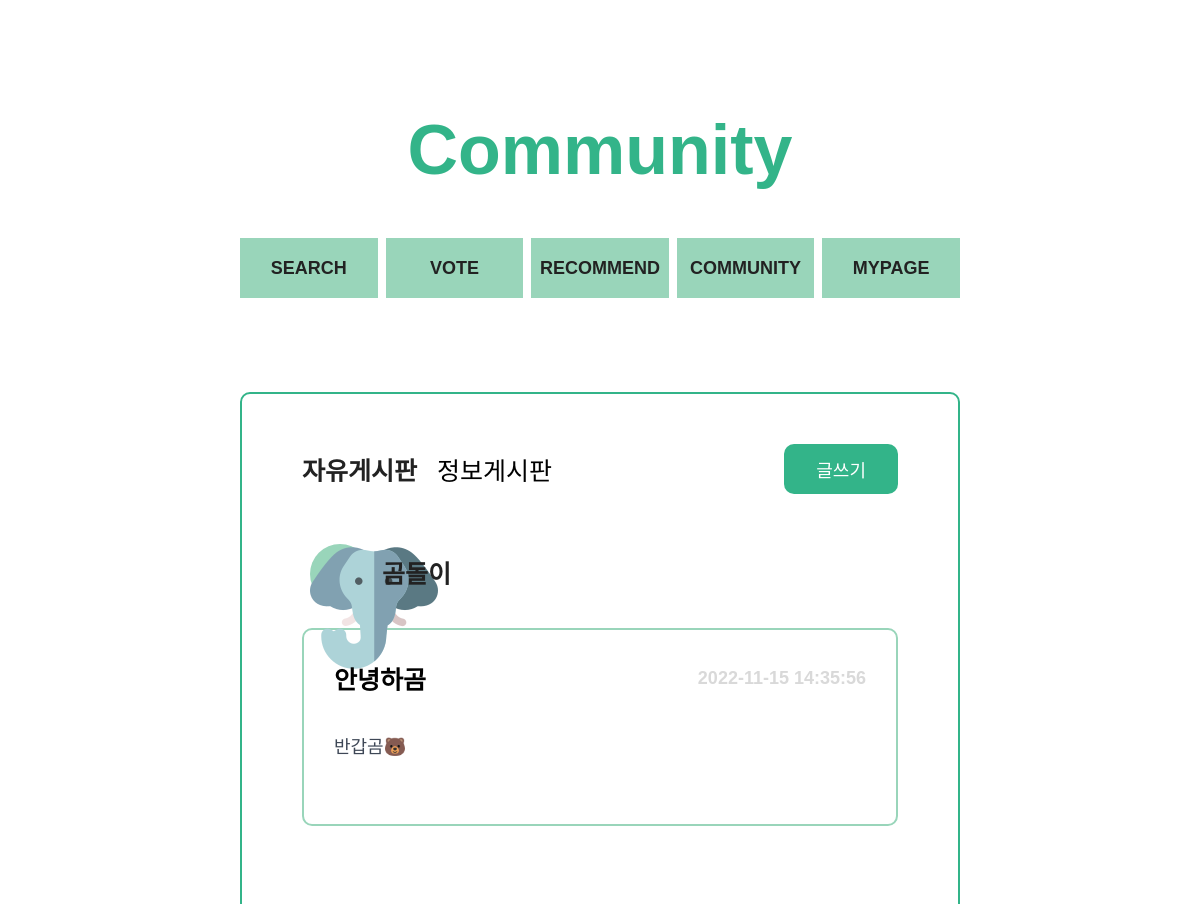
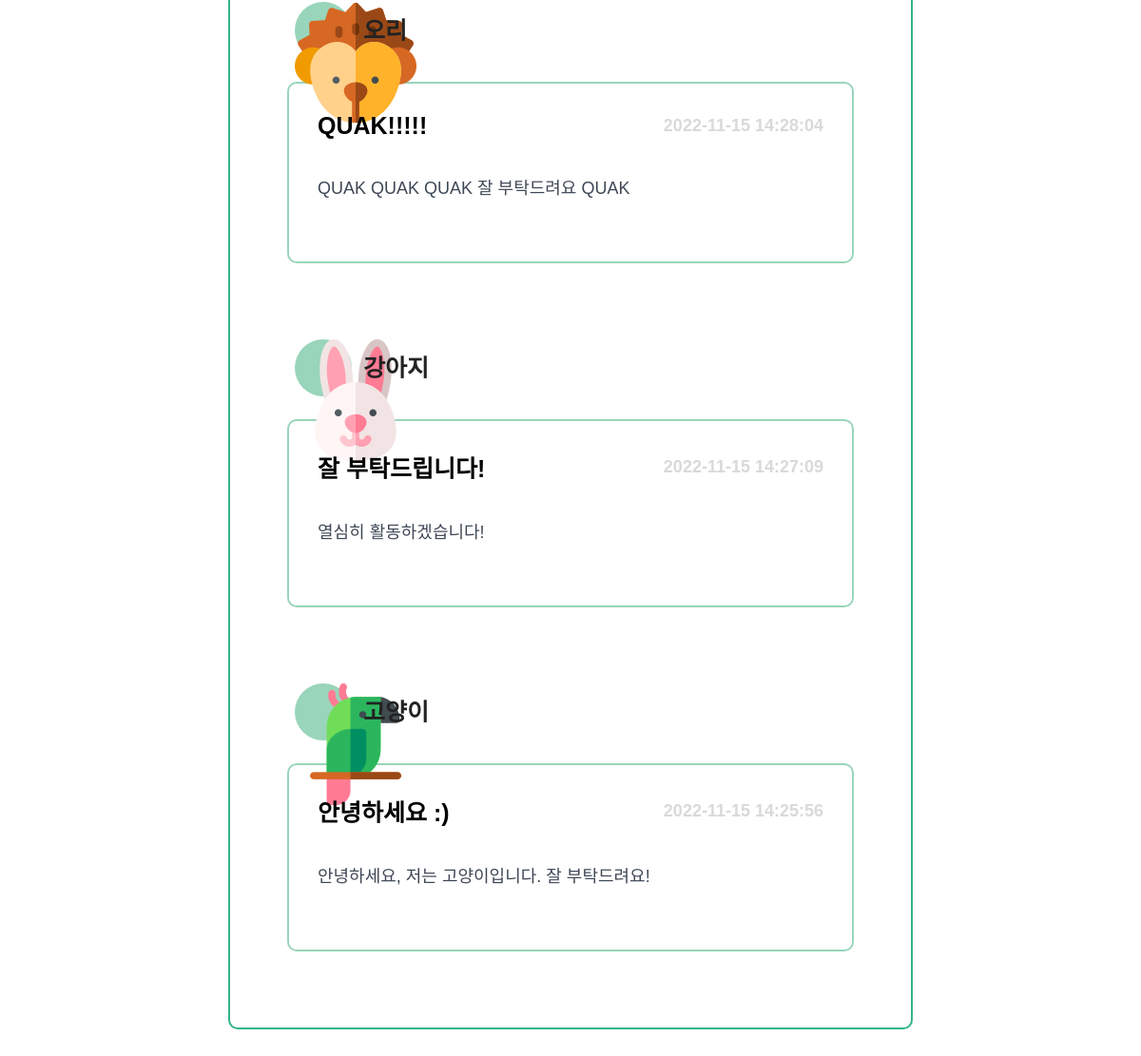
/pages/community/index.php, run on an earlier commit of the app's database (2 pictures, top to bottom).
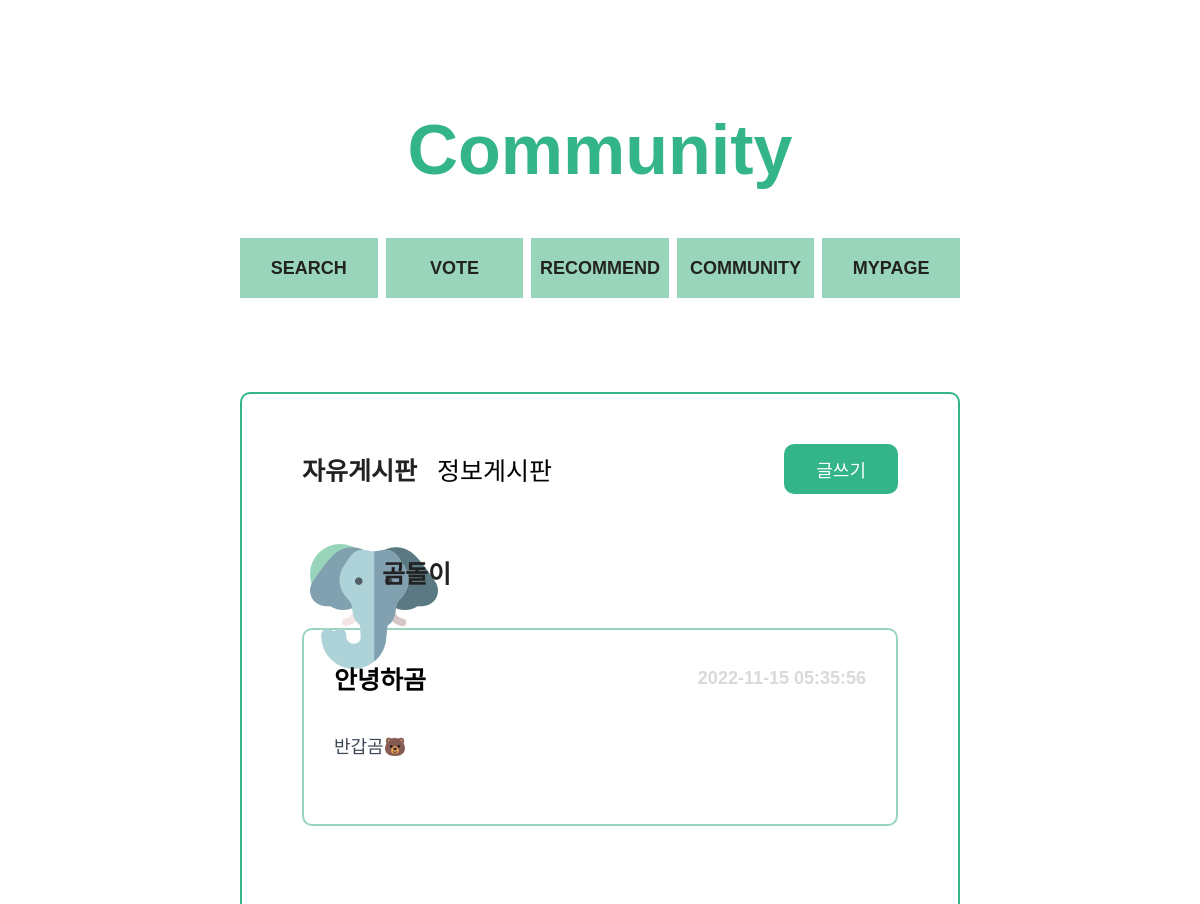
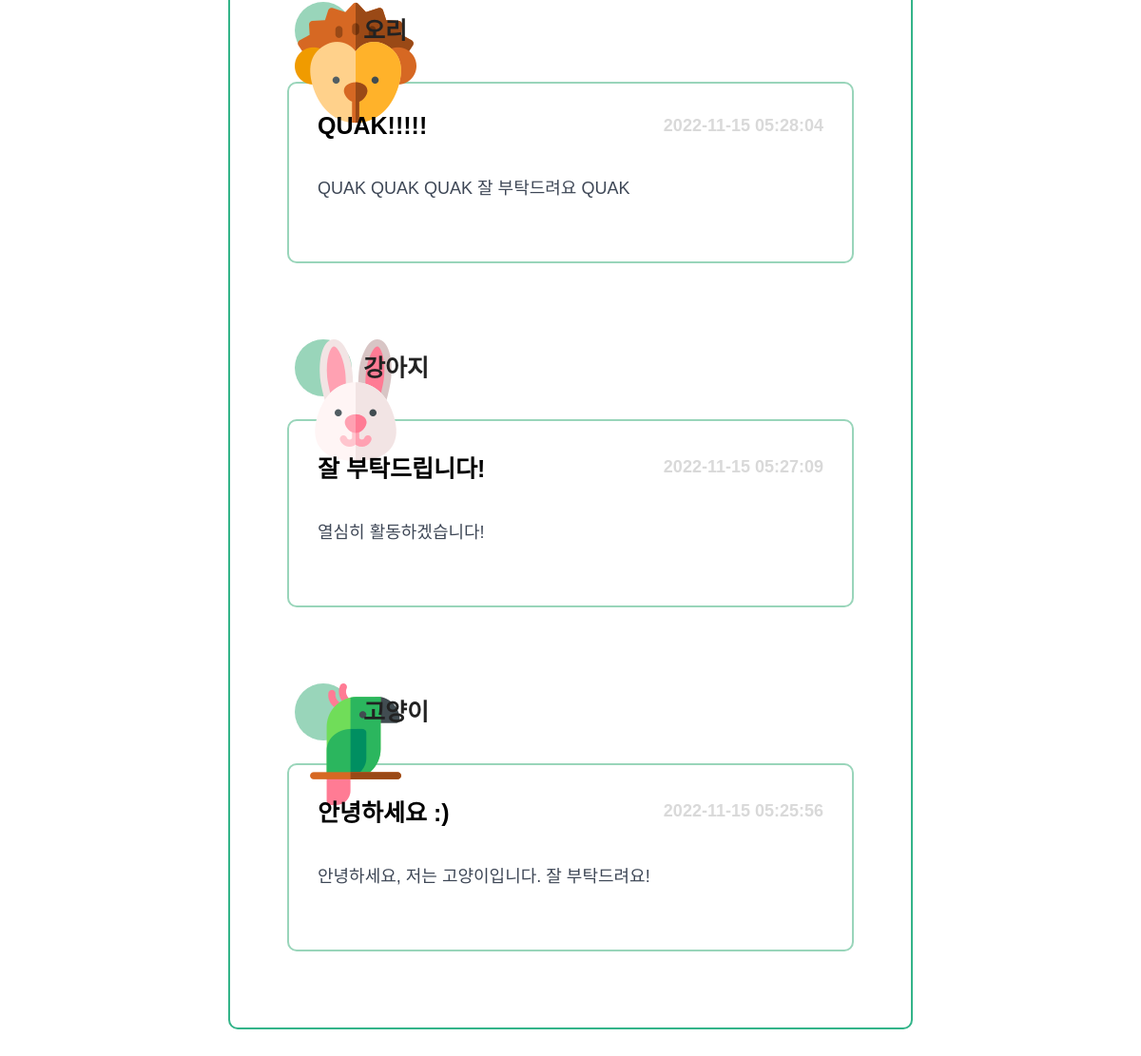
And on a later commit of the database (2 pictures, top to bottom).
### tables this page shows
create table board (
	boardid int not null auto_increment primary key,
	userid varchar(20) not null,
	title varchar(50) not null,
	content varchar(500) not null,
	timestamps timestamp not null DEFAULT CURRENT_TIMESTAMP,
	type varchar(10) not null,
	foreign key (userid) references users (userid)
);

create table users (
	userid varchar(20) not null primary key,
	password varchar(40) not null,
	name varchar(15) not null,
	profile varchar(500) not null
);

### pages/community/index.php (the view, shortened to what this page needs)
<?php
$conn = mysqli_connect("localhost", "team15", "team15", "team15");
$res = array();
$userId = $_SESSION['userId'];
if (mysqli_connect_errno()) {
    echo "<script>alert('Connection fail');</script>";
    exit();
} else {
    $sql = "select f.boardid, f.title, f.content, f.timestamps, u.userid, u.name, u.profile
            from board as f
            inner join users as u on f.userid = u.userid
            where type = 'free'
            order by f.boardid desc";
    if($stmt = mysqli_prepare($conn, $sql)) {
        if(mysqli_stmt_execute($stmt)) {
            mysqli_stmt_bind_result($stmt, $boardid, $title, $content, $time, $writerId, $writer, $writer_profile);
            while(mysqli_stmt_fetch($stmt)) {
                array_push($res, [
                    "boardid" => $boardid,
                    "title" => $title,
                    "content" => $content,
                    "time" => $time,
                    "writerId" => $writerId,
                    "writer" => $writer,
                    "profile" => $writer_profile
                ]);
            }
        } else {
            echo "<script>alert('fail execute the query');</script>";
            exit();
        }
    } else {
        echo "<script>alert('Fail prepare the statement');</script>";
        exit();
    }
}
?>
<!DOCTYPE html>
<html lang="en">
<head>
    <link rel="stylesheet" href="../../index.css">
    <link rel="stylesheet" href="./communityStyle.css">
</head>
<body>
    <div id="contents">
        <header class="title">
            <h1>Community</h1>
        </header>
        <section class="menu">
            <a href="../search/search.php"><h4 class="eachMenu">SEARCH</h4></a>
            <a href="../vote/index.html"><h4 class="eachMenu">VOTE</h4></a>
            <a href="../recommend/index.html"><h4 class="eachMenu">RECOMMEND</h4></a>
            <a href="../community/index.php"><h4 class="eachMenu">COMMUNITY</h4></a>
            <a href="../mypage/index.php"><h4 class="eachMenu">MYPAGE</h4></a>
        </section>
        <section class="board">
            <div class="topMenu">
                <div class="category">
                    <h3 class="free" onclick="location.href='index.php'"><span id="span">자유게시판</span></h3>
                    <h3 class="info" onclick="location.href='community_info.php'">정보게시판</h3>
                </div>
                <?php
                $url = "./community_newPost.php?type=free";
                ?>
                    <button class="button" onclick="location.href='<?=$url?>'">글쓰기</button>
            </div>
            <?php
            for ($i=0; $i < count($res); $i++) {
                if($res[$i]['writerId'] == $userId) {
                    $url = "community_myPost.php?boardid=".$res[$i]['boardid'];
                } else {
                    $url = "community_each.php?boardid=".$res[$i]['boardid'];
                }
            ?>
            <div class="post" onclick="location.href='<?=$url?>'">
                <div class="eachProfile">
                    <div class="profileImg">
                        <img src=<?=$res[$i]['profile']?>>
                    </div>
                    <p class="nickName"><?=$res[$i]['writer']?></p>
                </div>
                <div class="eachPost">
                    <div class="eachPostTop">
                        <h3 class="eachPostTitle"><?=$res[$i]['title']?></h3>
                        <div class="timeStamp"><?=$res[$i]['time']?></div>
                    </div>
                    <h4 class="postContents">
                        <?=$res[$i]['content']?>
                    </h4>
                </div>
            </div>
            <?php
            }
            ?>
        </section>
    </div>
</body>
</html>

### index.css (style rules this page uses)
:root { --color-white: #ffffff; --color-gray-600: #222222; --color-gray-500: #3E4756; --color-gray-450: #A2ACBD; --color-gray-400: #9A9999; --color-gray-350: #D9D9D9; --color-gray-300: #EEEEEE; --color-blue-600: #1B4965; --color-blue-500: #62B6CB; --color-blue-400: #5FA8D3; --color-blue-300: #98C0F6; --color-blue-200: #CAE9FF; --color-red-300: #F47D79; --color-red-200: #FCA5A5; --color-red-100: #FECACA; --color-green-300: #33B489; --color-green-200: #67C891; --color-green-100: #99D5BA; --color-grad-500: #BEE9E8; --color-grad-400: #ACF2E2; --color-grad-300: #A8F8CF; --color-grad-200: #B6FCB3; --color-grad-100: #F9F871; --font-large: 70px; --font-medium: 35px; --font-regular: 25px; --font-semi-regular : 20px; --font-small:18px; --font-semi-micro: 15px; --font-micro: 13px; --weight-bold: 700; --weight-regular: 400; --weight-light: 300; --border-radius-regular: 10px; --border-radius-small: 5px; --animation-duration: 300ms; --width-large:72rem; --width-medium:65rem; }
* { box-sizing: border-box; font-size: 62.5%; }
body { width: 100%; height: 100%; font-family: "source-han-sans-korean", sans-serif; cursor: default; text-align: center; background-color: var(--color-white); margin: 0; padding: 0; }
a { text-decoration: none; }
button { background-color: transparent; cursor: pointer; border: none; outline: none; padding: 0; }
h1, .title1 { font-size: var(--font-large); font-weight: var(--weight-bold); margin:0; }
h3, .title3 { font-size: var(--font-regular); font-weight: var(--weight-bold); margin:0; }
h4, .title4 { font-size: var(--font-small); font-weight: var(--weight-bold); margin:0; }
#contents { margin: 0 auto; display: flex; flex-direction: column; width: 72rem; padding-bottom: 10rem; }
.title { margin-top:11rem; margin-bottom:2.4rem; }

### pages/community/communityStyle.css (style rules this page uses)
.title { color : var(--color-green-300); font-weight: var(--weight-bold); font-size: var(--font-large); text-align: center; margin-top: 11rem; }
.menu { display: grid; grid-template-columns: 1fr 1fr 1fr 1fr 1fr; column-gap: 0.8rem; width: 100%; height: 6rem; margin: 2.4rem auto; }
.eachMenu { display: flex; align-items: center; justify-content: center; background-color: var(--color-green-100); height: 100%; color: var(--color-gray-600); }
.board { margin-top: 7rem; border: 2px solid var(--color-green-300); border-radius: var(--border-radius-regular); width: 100%; height: max-content; padding: 5rem 6rem 0 6rem; }
.topMenu { display: flex; flex-direction: row; align-items: center; justify-content: space-between; width: 100%; margin-bottom: 5rem; }
.category { display: flex; flex-direction: row; align-items: center; justify-content: space-between; }
.free, .info { margin-right: 2rem; font-weight: var(--weight-regular) }
#span { color: var(--color-gray-600); font-size: var(--font-regular); font-weight: var(--weight-bold); }
.button { width: auto; padding: 1.2rem 3.2rem; background-color: var(--color-green-300); border-radius: var(--border-radius-regular); color: var(--color-white); font-size: var(--font-small); }
.eachPost { margin: 2.4rem auto 8rem auto; border: 2px solid var(--color-green-100); border-radius: var(--border-radius-regular); width: 100%; height: max-content; padding: 3rem; background-color: var(--color-white) }
.eachProfile { display: grid; grid-template-columns: 6rem max-content; column-gap: 1.2rem; height: 6rem; margin-left: 0.8rem; }
.profileImg { width: 6rem; height: 6rem; border-radius: 100%; background-color: var(--color-green-100); }
.nickName { color: var(--color-gray-600); font-size: var(--font-regular); font-weight: var(--weight-bold); margin: 0; line-height: 6rem; }
.eachPostTop, .each_eachPostTop { display: flex; flex-direction: row; align-items: center; justify-content: space-between; margin-bottom: 3.6rem; }
.timeStamp { top: 1rem; color: var(--color-gray-350); font-size: var(--font-small); font-weight: var(--weight-bold); }
.eachPostTitle { margin: 0; }
.postContents { color: var(--color-gray-500); font-weight: var(--weight-regular); text-align: left; margin-bottom: 3.6rem; }

What changed in the data, as far as the page shows it:
changed board "안녕하곰": timestamps "2022-11-15 14:35:56" → "2022-11-15 05:35:56"
changed board "QUAK!!!!!": timestamps "2022-11-15 14:28:04" → "2022-11-15 05:28:04"
changed board "잘 부탁드립니다!": timestamps "2022-11-15 14:27:09" → "2022-11-15 05:27:09"
changed board "안녕하세요 :)": timestamps "2022-11-15 14:25:56" → "2022-11-15 05:25:56"
